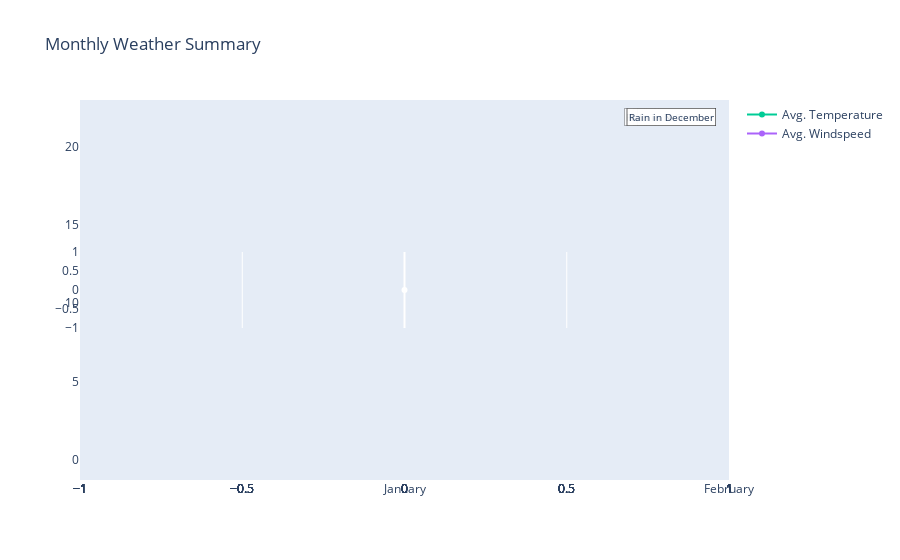

Notebook source saved alongside this figure:
### Code cell
import plotly.graph_objects as go

months = ["January", "February", "March", "April", "May", "June", "July", "August", "September", "October", "November", "December"]
max_days = [31, 28, 31, 30, 31, 30, 31, 31, 30, 31, 30, 31]

# Create an empty list to store the subplot figures
subplot_figures = []

# Iterate over each month
for i, month in enumerate(months):
    i = i + 1

    # Filter the weather data for the current month
    month_data = weather_data[weather_data["Month"] == i]
    
    # Create a subplot figure for the rain data
    fig = go.Figure()
    
    # Add the rain squares to the figure
    for day in range(1, max_days[i - 1] + 1):  # Iterate up to max_days[i-1] + 1 to include the last day
        
        is_rainy = month_data[month_data["Day"] == day]["bool_rainday"].values[0]
        color = "blue" if is_rainy else "yellow"
        fig.add_shape(type="rect", x0=day - 0.5, y0=0, x1=day + 0.5, y1=1,
                      fillcolor=color, line=dict(color="white"))
    
    # Set the layout for the rain figure
    fig.update_layout(title=f"Rain in {month}",
                      xaxis=dict(range=[0, max_days[i - 1] + 1], showgrid=False, zeroline=False, showticklabels=False),
                      yaxis=dict(range=[0, 1], showgrid=False, zeroline=False, showticklabels=False),
                      height=100)
    
    # Append the subplot figure to the list
    subplot_figures.append(fig)

# Create an empty list to store the subplots
subplots = []

# Iterate over each month and create the subplot
for i, month in enumerate(months):
    subplot = go.Scatter(x=[0], y=[0], mode="markers", marker=dict(color="white"),
                         name=month, legendgroup=month, showlegend=False)
    
    # Set the position and size of the subplot within the main figure
    subplot['xaxis'] = f"x{i+1}"
    subplot['yaxis'] = "y2"
    
    # Add the subplot to the list
    subplots.append(subplot)

# Add the average temperature and windspeed columns
subplots.append(go.Scatter(x=months, y=data_month["LC_TEMP_QCL3"], mode="lines+markers", name="Avg. Temperature"))
subplots.append(go.Scatter(x=months, y=data_month["LC_WINDSPEED"], mode="lines+markers", name="Avg. Windspeed"))

# Set the layout for the main figure
layout = go.Layout(title="Monthly Weather Summary",
                   xaxis=dict(showgrid=False, zeroline=False, tickmode="array", tickvals=list(range(len(months))), ticktext=months),
                   yaxis=dict(showgrid=False, zeroline=False),
                   yaxis2=dict(showgrid=False, zeroline=False, domain=[0.4, 0.6]))

# Create the main figure with subplots
fig = go.Figure(data=subplots, layout=layout)

# Set the subplot figures as annotations within the main figure
for i, subplot_fig in enumerate(subplot_figures):
    fig.add_annotation(xref="paper", yref="paper", x=0.98, y=0.98, xanchor="right", yanchor="top",
                       text=f"Rain in {months[i]}", showarrow=False, font=dict(size=10),
                       bgcolor="rgba(255, 255, 255, 0.8)", bordercolor="rgba(0, 0, 0, 0.3)")
    for trace in subplot_fig['data']:
        fig.add_trace(trace)

# Show the final figure
fig.show()

### Figure 1 — Plotly figure (JSON) as saved in the notebook; plotly's stock layout.template omitted (floating-point values rounded to 4 significant figures)
{"data": [{"legendgroup": "January", "marker": {"color": "white"}, "mode": "markers", "name": "January", "showlegend": false, "type": "scatter", "x": [0], "xaxis": "x", "y": [0], "yaxis": "y2"}, {"legendgroup": "February", "marker": {"color": "white"}, "mode": "markers", "name": "February", "showlegend": false, "type": "scatter", "x": [0], "xaxis": "x2", "y": [0], "yaxis": "y2"}, {"legendgroup": "March", "marker": {"color": "white"}, "mode": "markers", "name": "March", "showlegend": false, "type": "scatter", "x": [0], "xaxis": "x3", "y": [0], "yaxis": "y2"}, {"legendgroup": "April", "marker": {"color": "white"}, "mode": "markers", "name": "April", "showlegend": false, "type": "scatter", "x": [0], "xaxis": "x4", "y": [0], "yaxis": "y2"}, {"legendgroup": "May", "marker": {"color": "white"}, "mode": "markers", "name": "May", "showlegend": false, "type": "scatter", "x": [0], "xaxis": "x5", "y": [0], "yaxis": "y2"}, {"legendgroup": "June", "marker": {"color": "white"}, "mode": "markers", "name": "June", "showlegend": false, "type": "scatter", "x": [0], "xaxis": "x6", "y": [0], "yaxis": "y2"}, {"legendgroup": "July", "marker": {"color": "white"}, "mode": "markers", "name": "July", "showlegend": false, "type": "scatter", "x": [0], "xaxis": "x7", "y": [0], "yaxis": "y2"}, {"legendgroup": "August", "marker": {"color": "white"}, "mode": "markers", "name": "August", "showlegend": false, "type": "scatter", "x": [0], "xaxis": "x8", "y": [0], "yaxis": "y2"}, {"legendgroup": "September", "marker": {"color": "white"}, "mode": "markers", "name": "September", "showlegend": false, "type": "scatter", "x": [0], "xaxis": "x9", "y": [0], "yaxis": "y2"}, {"legendgroup": "October", "marker": {"color": "white"}, "mode": "markers", "name": "October", "showlegend": false, "type": "scatter", "x": [0], "xaxis": "x10", "y": [0], "yaxis": "y2"}, {"legendgroup": "November", "marker": {"color": "white"}, "mode": "markers", "name": "November", "showlegend": false, "type": "scatter", "x": [0], "xaxis": "x11", "y": [0], "yaxis": "y2"}, {"legendgroup": "December", "marker": {"color": "white"}, "mode": "markers", "name": "December", "showlegend": false, "type": "scatter", "x": [0], "xaxis": "x12", "y": [0], "yaxis": "y2"}, {"mode": "lines+markers", "name": "Avg. Temperature", "type": "scatter", "x": ["January", "February", "March", "April", "May", "June", "July", "August", "September", "October", "November", "December"], "y": [4.698, 6.923, 8.113, 10.7, 15.57, 18.17, 19.85, 21.51, 15.23, 14.11, 9.155, 4.341]}, {"mode": "lines+markers", "name": "Avg. Windspeed", "type": "scatter", "x": ["January", "February", "March", "April", "May", "June", "July", "August", "September", "October", "November", "December"], "y": [0.3365, 0.7407, 0.2507, 0.3693, 0.2405, 0.1981, 0.2077, 0.1685, 0.1728, 0.1949, 0.3353, 0.3388]}], "layout": {"annotations": [{"bgcolor": "rgba(255, 255, 255, 0.8)", "bordercolor": "rgba(0, 0, 0, 0.3)", "font": {"size": 10}, "showarrow": false, "text": "Rain in January", "x": 0.98, "xanchor": "right", "xref": "paper", "y": 0.98, "yanchor": "top", "yref": "paper"}, {"bgcolor": "rgba(255, 255, 255, 0.8)", "bordercolor": "rgba(0, 0, 0, 0.3)", "font": {"size": 10}, "showarrow": false, "text": "Rain in February", "x": 0.98, "xanchor": "right", "xref": "paper", "y": 0.98, "yanchor": "top", "yref": "paper"}, {"bgcolor": "rgba(255, 255, 255, 0.8)", "bordercolor": "rgba(0, 0, 0, 0.3)", "font": {"size": 10}, "showarrow": false, "text": "Rain in March", "x": 0.98, "xanchor": "right", "xref": "paper", "y": 0.98, "yanchor": "top", "yref": "paper"}, {"bgcolor": "rgba(255, 255, 255, 0.8)", "bordercolor": "rgba(0, 0, 0, 0.3)", "font": {"size": 10}, "showarrow": false, "text": "Rain in April", "x": 0.98, "xanchor": "right", "xref": "paper", "y": 0.98, "yanchor": "top", "yref": "paper"}, {"bgcolor": "rgba(255, 255, 255, 0.8)", "bordercolor": "rgba(0, 0, 0, 0.3)", "font": {"size": 10}, "showarrow": false, "text": "Rain in May", "x": 0.98, "xanchor": "right", "xref": "paper", "y": 0.98, "yanchor": "top", "yref": "paper"}, {"bgcolor": "rgba(255, 255, 255, 0.8)", "bordercolor": "rgba(0, 0, 0, 0.3)", "font": {"size": 10}, "showarrow": false, "text": "Rain in June", "x": 0.98, "xanchor": "right", "xref": "paper", "y": 0.98, "yanchor": "top", "yref": "paper"}, {"bgcolor": "rgba(255, 255, 255, 0.8)", "bordercolor": "rgba(0, 0, 0, 0.3)", "font": {"size": 10}, "showarrow": false, "text": "Rain in July", "x": 0.98, "xanchor": "right", "xref": "paper", "y": 0.98, "yanchor": "top", "yref": "paper"}, {"bgcolor": "rgba(255, 255, 255, 0.8)", "bordercolor": "rgba(0, 0, 0, 0.3)", "font": {"size": 10}, "showarrow": false, "text": "Rain in August", "x": 0.98, "xanchor": "right", "xref": "paper", "y": 0.98, "yanchor": "top", "yref": "paper"}, {"bgcolor": "rgba(255, 255, 255, 0.8)", "bordercolor": "rgba(0, 0, 0, 0.3)", "font": {"size": 10}, "showarrow": false, "text": "Rain in September", "x": 0.98, "xanchor": "right", "xref": "paper", "y": 0.98, "yanchor": "top", "yref": "paper"}, {"bgcolor": "rgba(255, 255, 255, 0.8)", "bordercolor": "rgba(0, 0, 0, 0.3)", "font": {"size": 10}, "showarrow": false, "text": "Rain in October", "x": 0.98, "xanchor": "right", "xref": "paper", "y": 0.98, "yanchor": "top", "yref": "paper"}, {"bgcolor": "rgba(255, 255, 255, 0.8)", "bordercolor": "rgba(0, 0, 0, 0.3)", "font": {"size": 10}, "showarrow": false, "text": "Rain in November", "x": 0.98, "xanchor": "right", "xref": "paper", "y": 0.98, "yanchor": "top", "yref": "paper"}, {"bgcolor": "rgba(255, 255, 255, 0.8)", "bordercolor": "rgba(0, 0, 0, 0.3)", "font": {"size": 10}, "showarrow": false, "text": "Rain in December", "x": 0.98, "xanchor": "right", "xref": "paper", "y": 0.98, "yanchor": "top", "yref": "paper"}], "title": {"text": "Monthly Weather Summary"}, "xaxis": {"showgrid": false, "tickmode": "array", "ticktext": ["January", "February", "March", "April", "May", "June", "July", "August", "September", "October", "November", "December"], "tickvals": [0, 1, 2, 3, 4, 5, 6, 7, 8, 9, 10, 11], "zeroline": false}, "yaxis": {"showgrid": false, "zeroline": false}, "yaxis2": {"domain": [0.4, 0.6], "showgrid": false, "zeroline": false}}}
